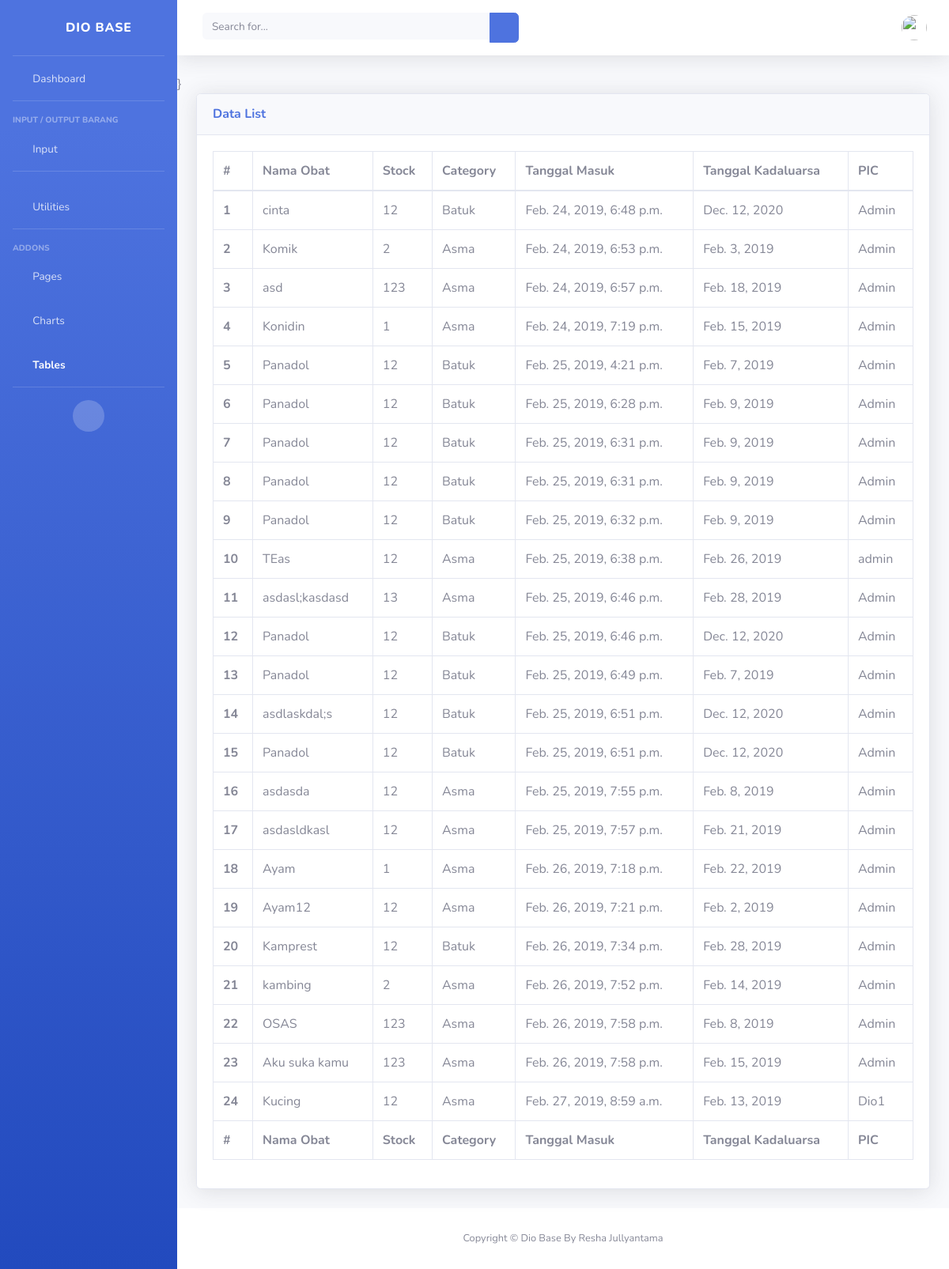
The page /dashboard/ (signed in) on the database its author committed.
### dashboard/models.py (models this page shows)
class obatBase(models.Model):
	nameObat		= models.CharField(max_length=30,unique=True)
	qtyObat			= models.IntegerField()
	categoryObat	= models.CharField(max_length=50)
	tanggalObat		= models.DateTimeField(auto_now=True)
	kadaluarsaObat	= models.DateField()
	pic		= models.CharField(max_length=30)
	CategoryChoice = (
			('Pilih','Pilih Salah Satu'),
			('Batuk','Obat Batuk'),
			('Asma','Obat Asma'),
		)
	categoryObat2 = models.CharField(
						max_length = 10,
						choices=CategoryChoice,
						default='Pilih',
		)
	def __str__(self):
		return "{}.{}".format(self.id,self.nameObat)

### dashboard/views.py (the view)
# urls.py: path('', views.index, name='dashboard'),
def index(request):
	obat = obatBase.objects.all()
	q = request.GET.get('q')
	if q is not None:
		obat = obat.filter(nameObat__icontains=q)
	else:
		obat = obatBase.objects.all()
	print(obat)
	context = {
		'obat':obat,
		'namespace':'tables.html'
		}
	return render(request,'dashboard/index.html',context)

### templates/dashboard/index.html
{% load static %}
{% include 'snippets/header.html'%}
<body id="page-top">
  <div id="wrapper">
  {% include 'snippets/sidebar.html'%}
    <div id="content-wrapper" class="d-flex flex-column">
     {% include 'snippets/navbar.html'%}
        <div class="container-fluid">
          {% if user.is_authenticated %}
            {% include 'snippets/tables.html'%}
          {% else %}
            {% include 'snippets/nologin.html'%}
          {% endif %}
{% include 'snippets/footer.html'%}

### templates/snippets/header.html (shortened to what this page needs)
{% load static %}
<!DOCTYPE html>
<html lang="en">
<head>
  <link href="vendor/fontawesome-free/css/all.min.css" rel="stylesheet" type="text/css">
  <link href={% static "css/sb-admin-2.min.css"%} rel="stylesheet">
  <link href={% static "vendor/datatables/dataTables.bootstrap4.min.css" %} rel="stylesheet">
  <link href={% static "gijgo/css/gijgo.min.css" %} rel="stylesheet">
  <link href={% static "gijgo/css/gijgo.css" %} rel="stylesheet">
</head>

### templates/snippets/sidebar.html (shortened to what this page needs)
{%load static%}
    <ul class="navbar-nav bg-gradient-primary sidebar sidebar-dark accordion" id="accordionSidebar">
      <a class="sidebar-brand d-flex align-items-center justify-content-center" href="index.html">
        <div class="sidebar-brand-icon rotate-n-15">
          <i class="fas fa-laugh-wink"></i>
        </div>
        <div class="sidebar-brand-text mx-3">Dio Base</div>
      </a>
      <hr class="sidebar-divider my-0">
      <li class="nav-item">
        <a class="nav-link" href="index.html">
          <i class="fas fa-fw fa-tachometer-alt"></i>
          <span>Dashboard</span></a>
      </li>
      <hr class="sidebar-divider">
      <div class="sidebar-heading">
        Input / Output Barang
      </div>
      <li class="nav-item">
        <a class="nav-link collapsed" href="#" data-toggle="collapse" data-target="#collapseTwo" aria-expanded="true" aria-controls="collapseTwo">
          <i class="fas fa-fw fa-cog"></i>
          <span>Input</span>
        </a>
      </li>
      <hr class="sidebar-divider">
      <li class="nav-item">
        <a class="nav-link collapsed" href="#" data-toggle="collapse" data-target="#collapseUtilities" aria-expanded="true" aria-controls="collapseUtilities">
          <i class="fas fa-fw fa-wrench"></i>
          <span>Utilities</span>
        </a>
      </li>
      <hr class="sidebar-divider">
      <div class="sidebar-heading">
        Addons
      </div>
      <li class="nav-item">
        <a class="nav-link collapsed" href="#" data-toggle="collapse" data-target="#collapsePages" aria-expanded="true" aria-controls="collapsePages">
          <i class="fas fa-fw fa-folder"></i>
          <span>Pages</span>
        </a>
      </li>
      <li class="nav-item">
        <a class="nav-link" href="charts.html">
          <i class="fas fa-fw fa-chart-area"></i>
          <span>Charts</span></a>
      </li>
      <li class="nav-item active">
        <a class="nav-link" href="tables.html">
          <i class="fas fa-fw fa-table"></i>
          <span>Tables</span></a>
      </li>
      <hr class="sidebar-divider d-none d-md-block">
      <div class="text-center d-none d-md-inline">
        <button class="rounded-circle border-0" id="sidebarToggle"></button>
      </div>
    </ul>

### templates/snippets/navbar.html (shortened to what this page needs)
{% load static %}
      <div id="content">
        <nav class="navbar navbar-expand navbar-light bg-white topbar mb-4 static-top shadow">
          <form class="d-none d-sm-inline-block form-inline mr-auto ml-md-3 my-2 my-md-0 mw-100 navbar-search">
            <div class="input-group">
              <input type="text" class="form-control bg-light border-0 small" placeholder="Search for..." aria-label="Search" aria-describedby="basic-addon2">
              <div class="input-group-append">
                <button class="btn btn-primary" type="button">
                  <i class="fas fa-search fa-sm"></i>
                </button>
              </div>
            </div>
          </form>
          <ul class="navbar-nav ml-auto">
            <li class="nav-item dropdown no-arrow">
              <a class="nav-link dropdown-toggle" href="#" id="userDropdown" role="button" data-toggle="dropdown" aria-haspopup="true" aria-expanded="false">
                <img class="img-profile rounded-circle" src={% static 'img/undraw_posting_photo.svg'%}>
              </a>
            </li>
          </ul>
        </nav>
        }

### templates/snippets/tables.html
{% load static %}
<div class="card shadow mb-4">
            <div class="card-header py-3">
              <h6 class="m-0 font-weight-bold text-primary">Data List</h6>
            </div>
            <div class="card-body">
              <div class="table-responsive">
                <table class="table table-bordered" id="dataTable" width="100%" cellspacing="0">
                  <thead>
                    <tr>
                        <th scope="col">#</th>
                        <th scope="col">Nama Obat</th>
                        <th scope="col">Stock</th>
                        <th scope="col">Category</th>
                        <th scope="col">Tanggal Masuk</th>
                        <th scope="col">Tanggal Kadaluarsa</th>
                        <th scope="col">PIC</th>
                    </tr>
                  </thead>
                  <tfoot>
                    <tr>
                        <th scope="col">#</th>
                        <th scope="col">Nama Obat</th>
                        <th scope="col">Stock</th>
                        <th scope="col">Category</th>
                        <th scope="col">Tanggal Masuk</th>
                        <th scope="col">Tanggal Kadaluarsa</th>
                        <th scope="col">PIC</th>
                    </tr>
                  </tfoot>
                  <tbody>
                    {% block tables %}
                         {% for obats in obat %}
                      <tr>
                        <th scope="row">{{obats.id}}</th>
                        <td>{{obats.nameObat}}</td>
                        <td>{{obats.qtyObat}}</td>
                        <td>{{obats.categoryObat2}}</td>
                        <td>{{obats.tanggalObat}}</td>
                        <td>{{obats.kadaluarsaObat}}</td>
                        <td>{{obats.pic}}</td>
                      </tr>
                    {% endfor %}
                    {% endblock%}
                  </tbody>
                </table>
              </div>
            </div>
          </div>
        </div>
      </div>

### templates/snippets/footer.html (shortened to what this page needs)
{% load static%}
      <footer class="sticky-footer bg-white">
        <div class="container my-auto">
          <div class="copyright text-center my-auto">
            <span>Copyright &copy; Dio Base By Resha Jullyantama</span>
          </div>
        </div>
      </footer>
    </div>
  </div>
  {%include 'snippets/scripts.html'%}

### templates/snippets/scripts.html (shortened to what this page needs)
{% load static %}
</body>
</html>

### rows shown on the page
obatBase: id "1", nameObat "cinta", qtyObat "12", categoryObat2 "Batuk", tanggalObat "Feb. 24, 2019, 6:48 p.m.", kadaluarsaObat "Dec. 12, 2020", pic "Admin"
obatBase: id "2", nameObat "Komik", qtyObat "2", categoryObat2 "Asma", tanggalObat "Feb. 24, 2019, 6:53 p.m.", kadaluarsaObat "Feb. 3, 2019", pic "Admin"
obatBase: id "3", nameObat "asd", qtyObat "123", categoryObat2 "Asma", tanggalObat "Feb. 24, 2019, 6:57 p.m.", kadaluarsaObat "Feb. 18, 2019", pic "Admin"
obatBase: id "4", nameObat "Konidin", qtyObat "1", categoryObat2 "Asma", tanggalObat "Feb. 24, 2019, 7:19 p.m.", kadaluarsaObat "Feb. 15, 2019", pic "Admin"
obatBase: id "5", nameObat "Panadol", qtyObat "12", categoryObat2 "Batuk", tanggalObat "Feb. 25, 2019, 4:21 p.m.", kadaluarsaObat "Feb. 7, 2019", pic "Admin"
obatBase: id "6", nameObat "Panadol", qtyObat "12", categoryObat2 "Batuk", tanggalObat "Feb. 25, 2019, 6:28 p.m.", kadaluarsaObat "Feb. 9, 2019", pic "Admin"
obatBase: id "7", nameObat "Panadol", qtyObat "12", categoryObat2 "Batuk", tanggalObat "Feb. 25, 2019, 6:31 p.m.", kadaluarsaObat "Feb. 9, 2019", pic "Admin"
obatBase: id "8", nameObat "Panadol", qtyObat "12", categoryObat2 "Batuk", tanggalObat "Feb. 25, 2019, 6:31 p.m.", kadaluarsaObat "Feb. 9, 2019", pic "Admin"
obatBase: id "9", nameObat "Panadol", qtyObat "12", categoryObat2 "Batuk", tanggalObat "Feb. 25, 2019, 6:32 p.m.", kadaluarsaObat "Feb. 9, 2019", pic "Admin"
obatBase: id "10", nameObat "TEas", qtyObat "12", categoryObat2 "Asma", tanggalObat "Feb. 25, 2019, 6:38 p.m.", kadaluarsaObat "Feb. 26, 2019", pic "admin"
obatBase: id "11", nameObat "asdasl;kasdasd", qtyObat "13", categoryObat2 "Asma", tanggalObat "Feb. 25, 2019, 6:46 p.m.", kadaluarsaObat "Feb. 28, 2019", pic "Admin"
obatBase: id "12", nameObat "Panadol", qtyObat "12", categoryObat2 "Batuk", tanggalObat "Feb. 25, 2019, 6:46 p.m.", kadaluarsaObat "Dec. 12, 2020", pic "Admin"
obatBase: id "13", nameObat "Panadol", qtyObat "12", categoryObat2 "Batuk", tanggalObat "Feb. 25, 2019, 6:49 p.m.", kadaluarsaObat "Feb. 7, 2019", pic "Admin"
obatBase: id "14", nameObat "asdlaskdal;s", qtyObat "12", categoryObat2 "Batuk", tanggalObat "Feb. 25, 2019, 6:51 p.m.", kadaluarsaObat "Dec. 12, 2020", pic "Admin"
obatBase: id "15", nameObat "Panadol", qtyObat "12", categoryObat2 "Batuk", tanggalObat "Feb. 25, 2019, 6:51 p.m.", kadaluarsaObat "Dec. 12, 2020", pic "Admin"
obatBase: id "16", nameObat "asdasda", qtyObat "12", categoryObat2 "Asma", tanggalObat "Feb. 25, 2019, 7:55 p.m.", kadaluarsaObat "Feb. 8, 2019", pic "Admin"
obatBase: id "17", nameObat "asdasldkasl", qtyObat "12", categoryObat2 "Asma", tanggalObat "Feb. 25, 2019, 7:57 p.m.", kadaluarsaObat "Feb. 21, 2019", pic "Admin"
obatBase: id "18", nameObat "Ayam", qtyObat "1", categoryObat2 "Asma", tanggalObat "Feb. 26, 2019, 7:18 p.m.", kadaluarsaObat "Feb. 22, 2019", pic "Admin"
obatBase: id "19", nameObat "Ayam12", qtyObat "12", categoryObat2 "Asma", tanggalObat "Feb. 26, 2019, 7:21 p.m.", kadaluarsaObat "Feb. 2, 2019", pic "Admin"
obatBase: id "20", nameObat "Kamprest", qtyObat "12", categoryObat2 "Batuk", tanggalObat "Feb. 26, 2019, 7:34 p.m.", kadaluarsaObat "Feb. 28, 2019", pic "Admin"
obatBase: id "21", nameObat "kambing", qtyObat "2", categoryObat2 "Asma", tanggalObat "Feb. 26, 2019, 7:52 p.m.", kadaluarsaObat "Feb. 14, 2019", pic "Admin"
obatBase: id "22", nameObat "OSAS", qtyObat "123", categoryObat2 "Asma", tanggalObat "Feb. 26, 2019, 7:58 p.m.", kadaluarsaObat "Feb. 8, 2019", pic "Admin"
obatBase: id "23", nameObat "Aku suka kamu", qtyObat "123", categoryObat2 "Asma", tanggalObat "Feb. 26, 2019, 7:58 p.m.", kadaluarsaObat "Feb. 15, 2019", pic "Admin"
obatBase: id "24", nameObat "Kucing", qtyObat "12", categoryObat2 "Asma", tanggalObat "Feb. 27, 2019, 8:59 a.m.", kadaluarsaObat "Feb. 13, 2019", pic "Dio1"
